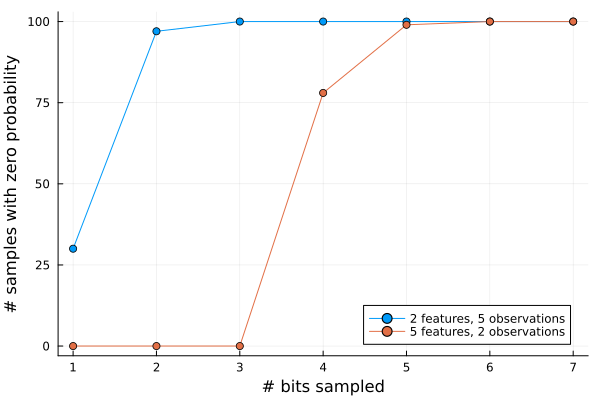

Write the Julia code that produced this figure.
# This file plots the number of zero probability samples as a function of bits being sampled

using Distributions
using LogExpFunctions
using DelimitedFiles
using Plots
include("ground_truth.jl")
include("data_generation.jl")
include("collapsed_sampling.jl")

io = open(string("plot_zero_prob_error_sample.txt"), "a") 

n = 5 # Number of observations
p = 2 # Number of features
X, y, beta = generate_linear(n, p)
mu, sigma = ground_truth_linear(X, y, [2 for _ in 1:p], 1)

for i in 1:7
    e, c = linear_regression_collapsed_sample(3, i, n, p, X, y, 100)
    @show n, p, i, c
    writedlm(io, [n p i c], ",")
end

n = 2 # Number of observations
p = 5 # Number of features
X, y, beta = generate_linear(n, p)
mu, sigma = ground_truth_linear(X, y, [2 for _ in 1:p], 1)

for i in 1:7
    e, c = linear_regression_collapsed_sample(3, i, n, p, X, y, 100)
    @show n, p, i, c
    writedlm(io, [n p i c], ",")
end

close(io)

# Plotting
lines = readdlm("plot_zero_prob_error_sample.txt", ',', Float64)
x52 = lines[1:7, 4]
x25 = lines[8:14, 4]
plot(x52, marker=:dot, labels = "2 features, 5 observations", xlabel="# bits sampled", ylabel="# samples with zero probability")
plot!(x25, marker=:dot, labels = "5 features, 2 observations")
